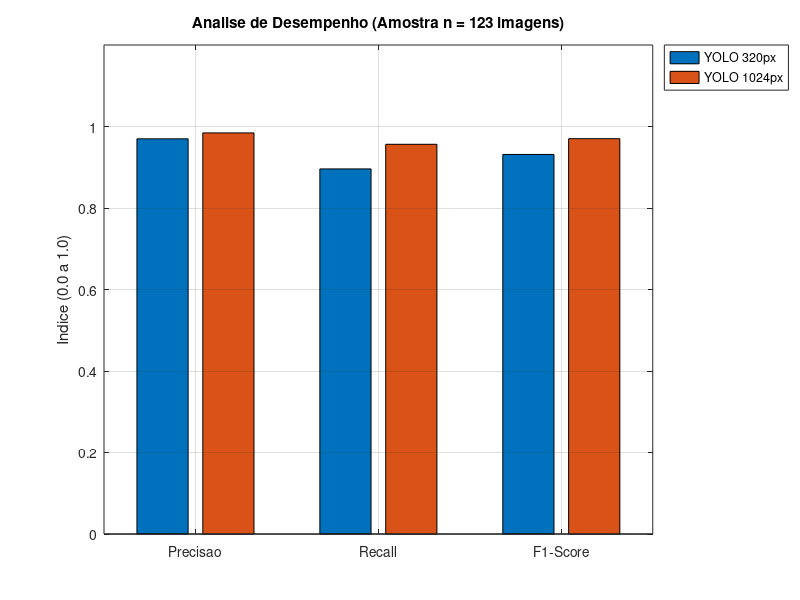

This figure's MATLAB source:
% 1. Carregar os dados
% Pulamos 1 linha (header) e 1 coluna (nome do arquivo)
try
    dados_brutos = csvread('comparacao-yolo-1024-320-matrix-confusao-manual.csv', 1, 1);
catch
    error('Certifique-se de que o arquivo comparacao-yolo-1024-320-matrix-confusao-manual.csv esta na mesma pasta!');
end

% 2. Limpar a ultima coluna (Observacoes) e garantir apenas numeros
% Suas colunas numericas sao as 6 primeiras (3 para o 320px, 3 para o 1024px)
if size(dados_brutos, 2) > 6
    dados_brutos = dados_brutos(:, 1:6);
end

% 3. Filtrar apenas linhas que voce ja preencheu (amostra de 123)
somas_linhas = sum(abs(dados_brutos), 2);
dados = dados_brutos(somas_linhas > 0, :);

% 4. Somar os Totais
tp3 = sum(dados(:,1)); fp3 = sum(dados(:,2)); fn3 = sum(dados(:,3));
tp1 = sum(dados(:,4)); fp1 = sum(dados(:,5)); fn1 = sum(dados(:,6));

% 5. Funções de Cálculo (ajustadas para evitar divisao por zero)
p3 = tp3 / (tp3 + fp3 + (tp3+fp3==0));
r3 = tp3 / (tp3 + fn3 + (tp3+fn3==0));
f1_3 = 2 * (p3 * r3) / (p3 + r3 + (p3+r3==0));

p1 = tp1 / (tp1 + fp1 + (tp1+fp1==0));
r1 = tp1 / (tp1 + fn1 + (tp1+fn1==0));
f1_1 = 2 * (p1 * r1) / (p1 + r1 + (p1+r1==0));

% 6. Organizar para o gráfico
metricas = [p3, p1; r3, r1; f1_3, f1_1];

% 7. Gerar o Gráfico
figure;
h = bar(metricas);
set(gca, 'XTickLabel', {'Precisao', 'Recall', 'F1-Score'});
ylabel('Indice (0.0 a 1.0)');
% CORREÇÃO AQUI: num2str em vez de num2mstr
title(['Analise de Desempenho (Amostra n = ', num2str(size(dados, 1)), ' imagens)']);
legend('YOLO 320px', 'YOLO 1024px', 'location', 'northeastoutside');
grid on;
ylim([0 1.2]); % Espaço para a legenda
saveas(gcf, 'comparacao-yolo-1024-320-metricas.png');

% 8. Exibir resultados no Terminal para copiar para o texto do TCC
fprintf('\n================ RESULTADOS FINAIS ================\n');
fprintf('Imagens processadas: %d\n', size(dados, 1));
fprintf('---------------------------------------------------\n');
fprintf('MODELO 320px  | P: %.4f | R: %.4f | F1: %.4f\n', p3, r3, f1_3);
fprintf('MODELO 1024px | P: %.4f | R: %.4f | F1: %.4f\n', p1, r1, f1_1);
fprintf('===================================================\n');
